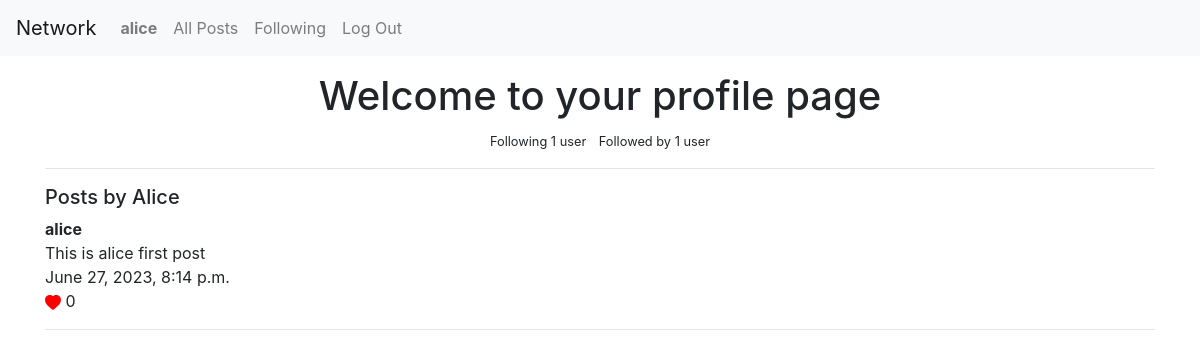
The app's page /profile/2 (signed in), older data.
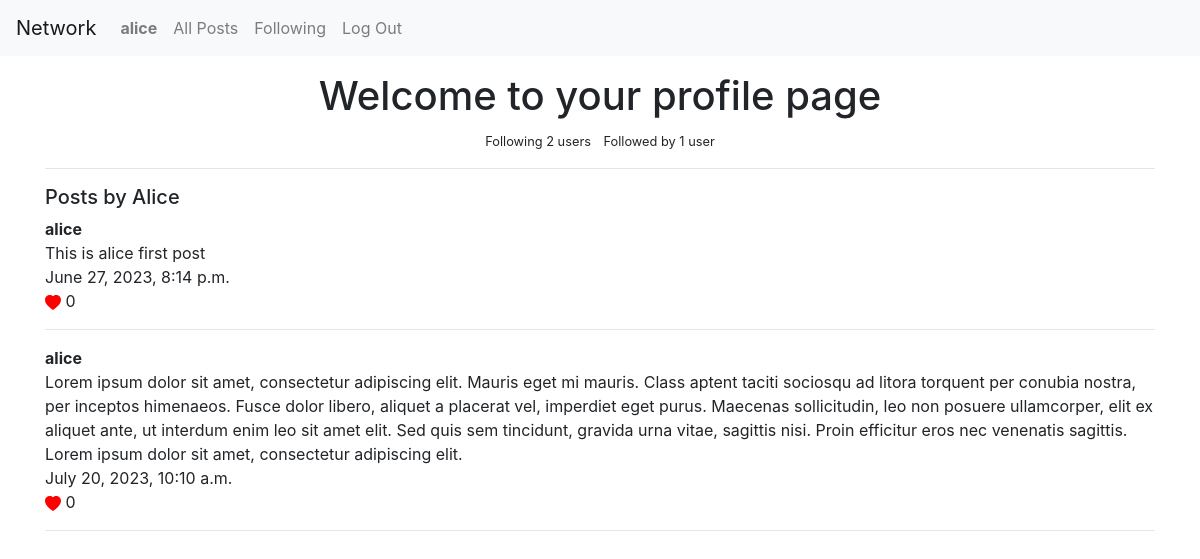
The same page, newer data.
### network/models.py (models this page shows, shortened)
class Profile(models.Model):
    user = models.OneToOneField(User, on_delete=models.CASCADE)
    follows = models.ManyToManyField('self', related_name="followed_by", symmetrical=False, blank=True)
    def create_profile(sender, instance, created, **kwargs):
        if created:
            user_profile = Profile(user=instance)
            user_profile.save()
    post_save.connect(create_profile, sender=User)

class Post(models.Model):
    content = models.TextField(verbose_name='')
    user = models.ForeignKey(User, on_delete=models.CASCADE)
    comment = models.ForeignKey(Comment, on_delete=models.CASCADE, blank=True, null=True)
    pub_date = models.DateTimeField(auto_now_add=True)
    likes = models.ManyToManyField(User, related_name="post_like", blank=True)

class User(AbstractUser):
    pass

### network/views.py (the view, shortened to what this page needs)
# urls.py: path('profile/<int:id>', views.profile, name='profile'),
def profile(request, id):
    if request.user.is_authenticated:
        try:
            profile = Profile.objects.get(id=id)
        except (KeyError, Profile.DoesNotExist):
            return render(request, "network/profile.html", {"error_message":"Error"})
        else:
            user_posts = profile.user.post_set.all()
            following = profile.follows.all()
        return render(request, "network/profile.html", {'profile': profile, 'user_posts': user_posts})

### network/templates/network/profile.html (shortened to what this page needs)
{% extends "network/layout.html" %}
{% load crispy_forms_tags %}
{% block body %}
<div class="container">
    {% if profile %}
        {% if request.user.profile == profile %}
            <h1 class="text-center mt-3">Welcome to your profile page</h1>
        {% endif %}
        <div class="text-center">
            <small class="mx-1">Following {{ profile.follows.count }} user{{ profile.follows.count|pluralize}}</small>
            <small class='mx-1'>Followed by {{ profile.followed_by.count }} user{{ profile.followed_by.count|pluralize }}</small>
        </div>
        <hr>
        {% if user_posts %}
            <p class="h5 my-2">Posts by {{ profile.user.username | capfirst}}</p>
            {% for post in user_posts %}
                <p class="m-0 font-weight-bolder">{{ post.user.username }}</p>
                <p class="m-0">{{ post.content }}</p>
                <p class="m-0">{{ post.pub_date }}</p>
                <a href="#" class="m-0">
                    <svg  xmlns="http://www.w3.org/2000/svg" width="16" height="16" fill="red" class="bi bi-heart-fill" viewBox="0 0 16 16">
                        <path fill-rule="evenodd" d="M8 1.314C12.438-3.248 23.534 4.735 8 15-7.534 4.736 3.562-3.248 8 1.314z"/>
                    </svg>
                </a>{{ post.likes.count }}
                <hr>
                {% endfor %}
        {% else %}
            <p class="h5 my-2">{{ profile.user.username|capfirst }} has no posts</p>
        {% endif %}
    {% else %}
        <h1>Profile Does not exist </h1>
        <a class="btn btn-primary btn-lg" href="{% url 'login' %}">Login</a> or <a class="btn btn-primary btn-lg" href="{% url 'register' %}">Register</a>
    {% endif %}
</div>
{% endblock %}

Row changes from the older to the newer data that the page shows:
computed for Profile "Alice": follows.count "1" → "2"
added Post: user.username "alice", content "Lorem ipsum dolor sit amet, consectetur adipiscing elit. Mauris eget mi mauris. Class aptent taciti sociosqu ad litora torquent per conubia nostra, per inceptos himenaeos. Fusce dolor libero, aliquet a placerat vel, imperdiet eget purus. Maecenas sollicitudin, leo non posuere ullamcorper, elit ex aliquet ante, ut interdum enim leo sit amet elit. Sed quis sem tincidunt, gravida urna vitae, sagittis nisi. Proin efficitur eros nec venenatis sagittis. Lorem ipsum dolor sit amet, consectetur adipiscing elit.", pub_date "July 20, 2023, 10:10 a.m.", likes.count "0"
